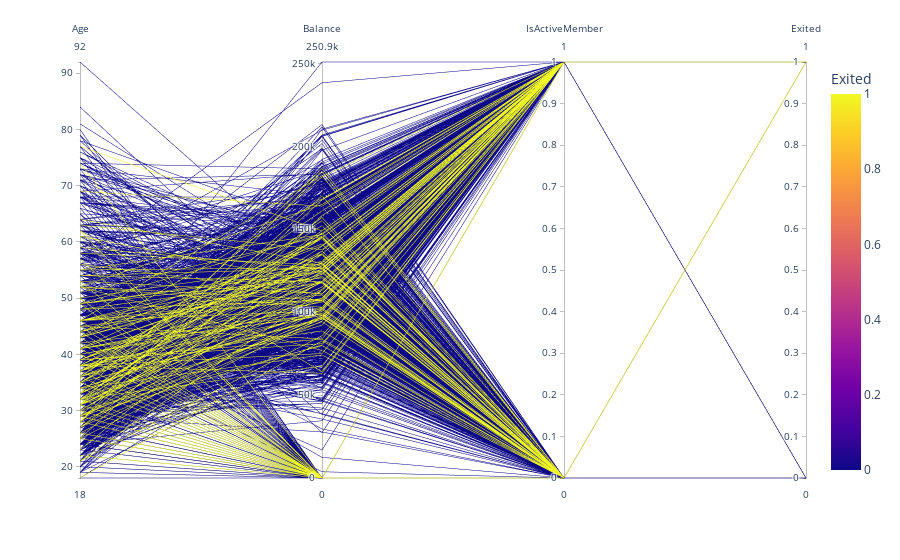

This figure's notebook cell:
### Code cell
df2 = df[['Geography','Age', 'Balance','IsActiveMember','Exited']]

fig = px.parallel_coordinates(df2.sample(3000),color='Exited')
fig.show()

### Figure 1 — Plotly figure (JSON) as saved in the notebook; plotly's stock layout.template omitted (floating-point values rounded to 4 significant figures; data arrays with more than 128 entries replaced by an {"elided": "..."} marker saying what was removed)
{"data": [{"dimensions": [{"label": "Age", "values": {"elided": "3000 int values"}}, {"label": "Balance", "values": {"elided": "3000 float values"}}, {"label": "IsActiveMember", "values": {"elided": "3000 int values"}}, {"label": "Exited", "values": {"elided": "3000 int values"}}], "domain": {"x": [0, 1], "y": [0, 1]}, "line": {"color": {"elided": "3000 int values"}, "coloraxis": "coloraxis"}, "name": "", "type": "parcoords"}], "layout": {"coloraxis": {"colorbar": {"title": {"text": "Exited"}}, "colorscale": [[0, "#0d0887"], [0.1111, "#46039f"], [0.2222, "#7201a8"], [0.3333, "#9c179e"], [0.4444, "#bd3786"], [0.5556, "#d8576b"], [0.6667, "#ed7953"], [0.7778, "#fb9f3a"], [0.8889, "#fdca26"], [1, "#f0f921"]]}, "legend": {"tracegroupgap": 0}, "margin": {"t": 60}}}
